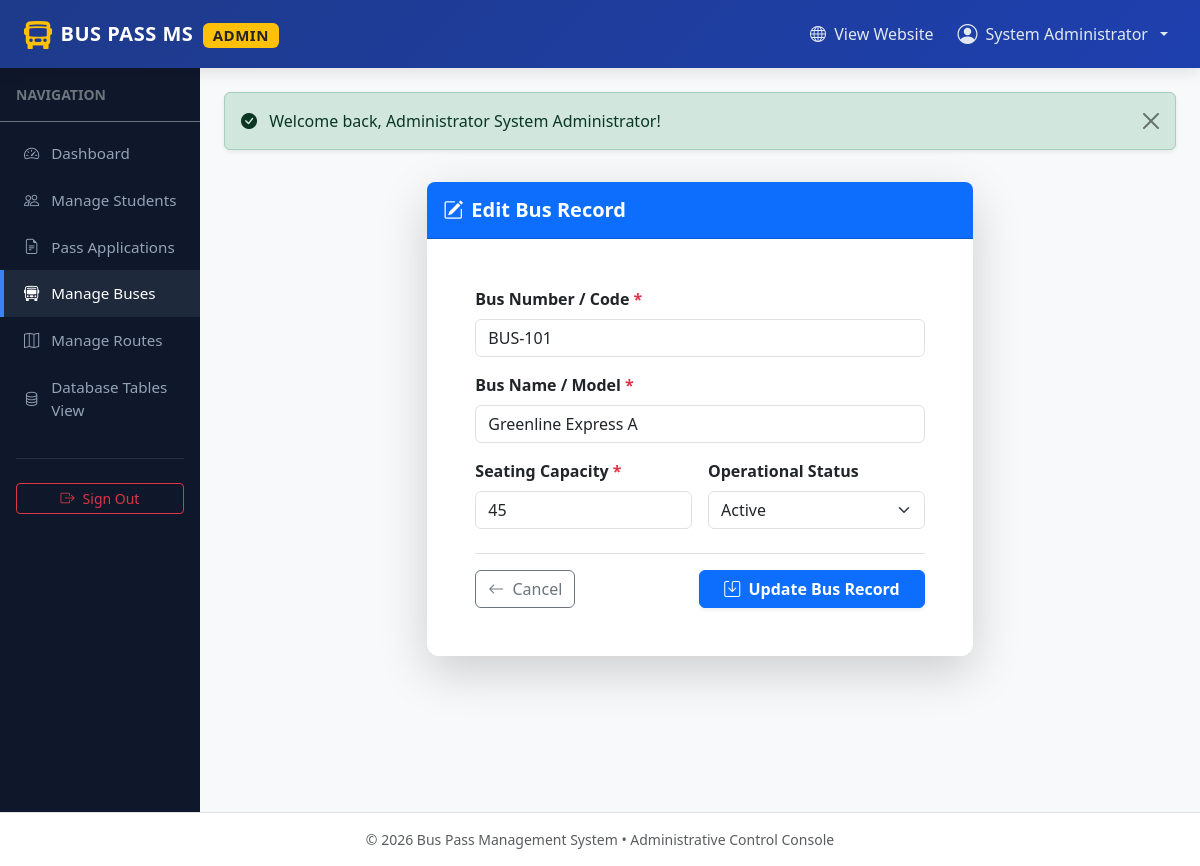
Page /admin/edit_bus.php?id=1 (signed in) on the committed database.
### tables this page shows
CREATE TABLE `buses` (
  `id` int(11) NOT NULL AUTO_INCREMENT,
  `bus_number` varchar(50) NOT NULL,
  `bus_name` varchar(100) NOT NULL,
  `capacity` int(11) NOT NULL,
  `status` enum('Active','Inactive') NOT NULL DEFAULT 'Active',
  `created_at` timestamp NOT NULL DEFAULT current_timestamp(),
  PRIMARY KEY (`id`),
  UNIQUE KEY `bus_number` (`bus_number`)
);

### admin/edit_bus.php (the view, shortened to what this page needs)
<?php
include_once __DIR__ . '/../config/db.php';
$bus_id = isset($_GET['id']) ? (int)$_GET['id'] : 0;
$fetch_sql = "SELECT * FROM buses WHERE id = ? LIMIT 1";
$stmt = mysqli_prepare($conn, $fetch_sql);
mysqli_stmt_bind_param($stmt, "i", $bus_id);
mysqli_stmt_execute($stmt);
$bus = mysqli_fetch_assoc(mysqli_stmt_get_result($stmt));
include_once __DIR__ . '/includes/header.php';
?>
<div class="row justify-content-center py-3">
    <div class="col-lg-7 col-md-9">
        <div class="card card-custom border-0 shadow-lg">
            <div class="card-header bg-primary text-white py-3 rounded-top-3">
                <h5 class="fw-bold mb-0"><i class="bi bi-pencil-square me-2"></i>Edit Bus Record</h5>
            </div>
            <div class="card-body p-4 p-md-5">
                <form action="edit_bus.php?id=<?php echo $bus_id; ?>" method="POST">
                    <div class="mb-3">
                        <label for="bus_number" class="form-label fw-semibold">Bus Number / Code <span class="text-danger">*</span></label>
                        <input type="text" class="form-control" id="bus_number" name="bus_number" value="<?php echo htmlspecialchars($bus['bus_number']); ?>" required>
                    </div>
                    <div class="mb-3">
                        <label for="bus_name" class="form-label fw-semibold">Bus Name / Model <span class="text-danger">*</span></label>
                        <input type="text" class="form-control" id="bus_name" name="bus_name" value="<?php echo htmlspecialchars($bus['bus_name']); ?>" required>
                    </div>
                    <div class="row g-3 mb-4">
                        <div class="col-md-6">
                            <label for="capacity" class="form-label fw-semibold">Seating Capacity <span class="text-danger">*</span></label>
                            <input type="number" class="form-control" id="capacity" name="capacity" value="<?php echo htmlspecialchars($bus['capacity']); ?>" required min="1" max="200">
                        </div>
                        <div class="col-md-6">
                            <label for="status" class="form-label fw-semibold">Operational Status</label>
                            <select class="form-select" id="status" name="status">
                                <option value="Active" <?php echo ($bus['status'] === 'Active') ? 'selected' : ''; ?>>Active</option>
                            </select>
                        </div>
                    </div>
                    <div class="d-flex justify-content-between align-items-center pt-3 border-top">
                        <a href="buses.php" class="btn btn-outline-secondary">
                            <i class="bi bi-arrow-left me-1"></i> Cancel
                        </a>
                        <button type="submit" class="btn btn-primary px-4 fw-bold shadow-sm">
                            <i class="bi bi-save me-1"></i> Update Bus Record
                        </button>
                    </div>
                </form>
            </div>
        </div>
    </div>
</div>
<?php include_once __DIR__ . '/includes/footer.php'; ?>

### css/style.css (style rules this page uses)
:root { --primary-color: #1e40af; --primary-hover: #1d4ed8; --secondary-color: #0f766e; --accent-color: #f59e0b; --dark-bg: #0f172a; --light-bg: #f8fafc; --card-shadow: 0 10px 25px -5px rgba(0, 0, 0, 0.06), 0 8px 10px -6px rgba(0, 0, 0, 0.04); --card-shadow-hover: 0 20px 25px -5px rgba(0, 0, 0, 0.1), 0 10px 10px -5px rgba(0, 0, 0, 0.04); }
body { font-family: 'Segoe UI', system-ui, -apple-system, BlinkMacSystemFont, Roboto, sans-serif; background-color: var(--light-bg); color: #334155; min-height: 100vh; display: flex; flex-direction: column; }
.card-custom { background: #ffffff; border: 1px solid #e2e8f0; border-radius: 12px; box-shadow: var(--card-shadow); transition: transform 0.2s ease, box-shadow 0.2s ease; }

### rows in the picture
buses: bus_number "BUS-101", bus_name "Greenline Express A", capacity "45", status "Active"

### other values in the picture
$_SESSION['user_name'] "System Administrator"
$_SESSION['flash_success'] "Welcome back, Administrator System Administrator!"
